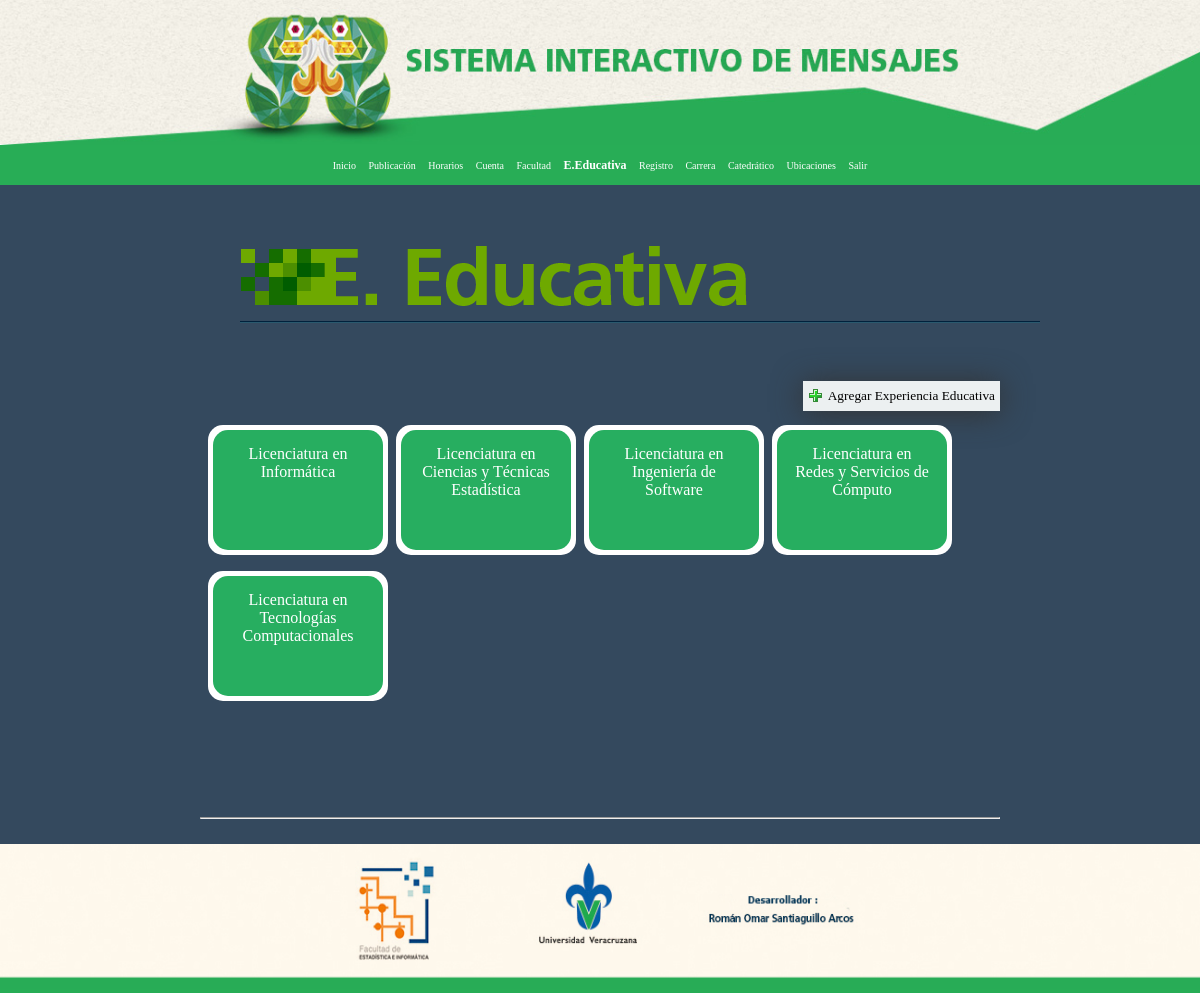
Screenshot of /Vistas/Entidades/eeducativa.php (signed in) with the database file from the repository.
### tables this page shows
CREATE TABLE IF NOT EXISTS `carrera` (
  `idCarrera` int(11) NOT NULL AUTO_INCREMENT,
  `Nombre` varchar(70) DEFAULT NULL,
  `idFacultad` int(11) NOT NULL,
  `Mision` longtext,
  `Vision` longtext,
  `Objetivo` longtext,
  PRIMARY KEY (`idCarrera`,`idFacultad`),
  KEY `fk_Carrera_Facultad_idx` (`idFacultad`)
);

### Vistas/Entidades/eeducativa.php (the view, shortened to what this page needs)
<!DOCTYPE html>
<html leng="es">
<head>
<link rel="stylesheet" href="../../css/horariocpanel.css">
</head>
<div id="portada">
    <img id="imgportada" src="../../imagenes/header.jpg">
</div>
<div id="cabeza">
    <center><div id="men">
<nav id="menu">
    <ul>
        <li><a href="../pagprin.php">Inicio</a></li>
        <li><a href="publicacion.php">Publicación</a></li>
        <li><a href="horario.php">Horarios</a></li>
        <li><a href="cuenta.php">Cuenta</a></li>
        <li><a href="facultad.php">Facultad</a></li>
        <li><a href="eeducativa.php" id="qwerty">E.Educativa</a></li>
        <li><a href="registro.php">Registro</a></li>
        <li><a href="carrera.php">Carrera</a></li>
        <li><a href="catedratico.php">Catedrático</a></li>
        <li><a href="ubicaciones.php">Ubicaciones</a></li>
        <li><a href="salir.php">Salir</a></li>
    </ul>
</nav>
</div>
</div></center>
<body>
<div id="cuerpo"><br><br>
<figure id="figura">
<img src="../../imagenes/e-educativa.png">
</figure><br><br><br>
 <?php
   echo "<div id='agregar'><form  method='post' action='../Agregar/agregareeducativa.php'><img src='../../imagenes/add.gif' class='icon'>
                        <input type='submit' value='Agregar Experiencia Educativa'  name='agregar' class='conf'>
                        </form></div>";
 echo"
<br><br>";
?>
<?php echo"<div id='horario'>";
                        $fac=$_SESSION['facultad'] ;
                         $mysqlfacu="SELECT Nombre, idCarrera,idFacultad FROM carrera WHERE idFacultad = '".$fac."'; ";
                        $resulf=mysql_query($mysqlfacu)or die(mysql_error());
                        while($row1=mysql_fetch_array($resulf)){
                           echo "<div class='marca'>";
                            echo "<div class='cuadrocar' value='".$row1['idCarrera']."' > <p class='textox'> ".$row1['Nombre']." </p></div></div>";
                        }
                        ?>
</body><br><br><br></div>
<hr></div>
<footer>
<div id="final">
    <img src="../../imagenes/footer.jpg" id="footer">
</div>
</footer>
</html>

### css/horariocpanel.css (style rules this page uses)
* { margin: 0px; padding: 0px; }
a { text-decoration: none; font-family: Verdana; }
body { font-family: Verdana; margin: auto; background:#34495e; font-size: middle; }
#final { background: #28AD56; height: 30%; margin: 0px; padding: 0px; }
li { text-decoration: none; }
#menu ul, #menu li, #menu a { margin: 0px;padding: 0px; }
#menu ul { list-style: none; }
#menu a { text-decoration: none; }
#menu { font-size: 10px; height: 40px; background-color: #28AD56; width: 100%; margin: auto; }
center { margin: 0px; padding: 0px; }
#imgportada { margin: 0px; padding: 0px; width: 100%; height: 145px; }
#men { width: 1000px; height: auto; margin: auto; margin: 0px; padding: 0px; }
#portada { margin: 0px; padding: 0px; height: 145px; background: #fef6e8; }
#menu > ul > li { padding: 0px; position: relative; display: inline-block; margin: auto; }
#menu > ul > li > a { color:#FFF; opacity:1; font-size: middle; line-height: 40px; padding: 5px 5px; -webkit-transition: color .15s; -moz-transition: color .15s; -ms-transition: color .15s; -o-transition: color .15s; transition: color .15s; }
#qwerty { font-weight: bold; font-size: 12px; }
#cabeza { width:100%; height:auto; overflow: inherit; background: #28AD56; margin: 0px; padding: 0px; }
#footer { width: 100%; margin: 0px; padding: 0px; height: 145px; overflow: hidden; }
#cuerpo { width:800px; height:auto; position: center; padding:25px; margin: auto; margin-top: 0px; }
input { width:300px; }
#figura { margin-left: 5%; margin-right: 15%; }
.conf { background: transparent; border: none; height: auto; width: auto; -webkit-border-radius: 5px; -moz-border-radius: 5px; border-radius: 5px; cursor: pointer; font-family: Verdana; font-size: middle; color: black; }
.icon { vertical-align: middle; }
#agregar { float: right; padding: 5px; width: auto; height: 20px; border:none; background-color:#ecf0f1; cursor:pointer; -webkit-box-shadow: 0px 2px 30px 0px rgba(50, 50, 50, 1); -moz-box-shadow: 0px 2px 30px 0px rgba(50, 50, 50, 1); box-shadow: 0px 2px 30px 0px rgba(50, 50, 50, 1); }
.marca { margin-top: 1%; margin-bottom: 1%; width: 170px; height: 120px; float: left; padding: 5px; margin-left: 1%; background: #FFF; -webkit-border-radius: 15px; -moz-border-radius: 15px; border-radius: 15px; }
.cuadrocar { width: 140px; height: 90px; padding: 15px; background: #27ae60; -webkit-border-radius: 15px; -moz-border-radius: 15px; border-radius: 15px; text-align: center; cursor: pointer; }
#horario { height: 400px; }
.textox { color:#FFF; }

### rows the page displays
carrera: $row1['idCarrera'] 1 (drawn), Nombre "Licenciatura en Informática"
carrera: $row1['idCarrera'] 4 (drawn), Nombre "Licenciatura en Ciencias y Técnicas Estadística"
carrera: $row1['idCarrera'] 5 (drawn), Nombre "Licenciatura en Ingeniería de Software"
carrera: $row1['idCarrera'] 6 (drawn), Nombre "Licenciatura en Redes y Servicios de Cómputo"
carrera: $row1['idCarrera'] 7 (drawn), Nombre "Licenciatura en Tecnologías Computacionales"
